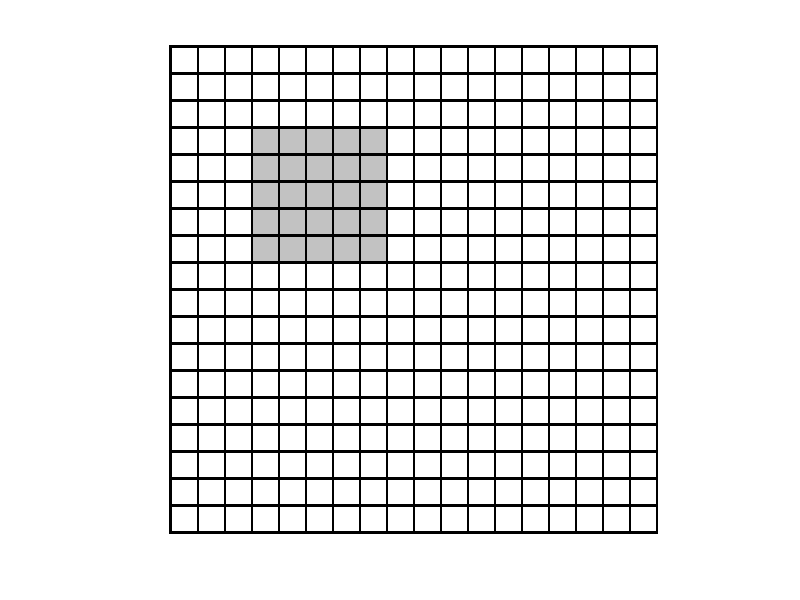

Write MATLAB code to recreate this figure.
%画卷积示意图的格子，并在指定区域上色
clear;clc;
grid_number=18;%格子数
grid_length=10;%格子宽度
wirewide=1;%线宽度
start_color=4;%第几格开始上色
number_color=5;%上色格数
a=ones(grid_length*grid_number+wirewide,grid_length*grid_number+wirewide);
a(grid_length*(start_color-1)+wirewide:grid_length*(start_color+number_color-1),...
    grid_length*(start_color-1)+wirewide:grid_length*(start_color+number_color-1))=0.75;
a(1:wirewide,:)=0;
a(:,1:wirewide)=0;
for i=1:grid_number
    a(i*grid_length+1:i*grid_length+wirewide,:)=0;
    a(:,i*grid_length+1:i*grid_length+wirewide)=0;
end
figure;
imshow(a);
